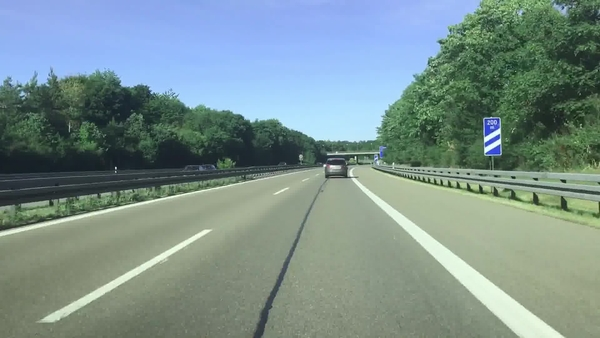
#> input picture Robot Code/Lane Detection/Assets/Road.jpg, 600 x 338 px, given in place of Lanes.mp4, which was not available
$ python Lane_Detection.py   (older library calls are emulated)
#> lines starting #> are read from the running program, lines starting #| are printed output that depends on the picture; after the words box and inside, x2 and y2 are one past the last pixel; in counts of white or black regions, pixels touching at a corner belong together; pictures that were not available may be replaced by others from this repository, and a replacement may not be noted
import numpy as np
import cv2


#Raw video in
img = cv2.VideoCapture("Robot Code\Lane Detection\Assets\Lanes.mp4")

while True :
    # Setting basic parameters
    _, frame = img.read()
#> frame is the input picture: shape (338, 600, 3); mean B, G, R 141.2, 144.2, 122.8
    frame = cv2.resize(frame, (600, 338))
    size = frame.shape[::-1][1:]
#> size = (600, 338)
    width = int(img.get(3))
    height = int(img.get(4))

    #Isolating lanes
    #Converting the video frame from BGR (blue, green, red) color space to HLS (hue, saturation, lightness)
    hls = cv2.cvtColor(frame, cv2.COLOR_BGR2HLS)
#> hls: shape (338, 600, 3); mean of channels 0, 1, 2 68.7, 137.6, 81.8
    #Performing Sobel edge detection on the L (lightness) channel of the image
    _, sobel = cv2.threshold(hls[:, :, 1], 120, 255, cv2.THRESH_BINARY)
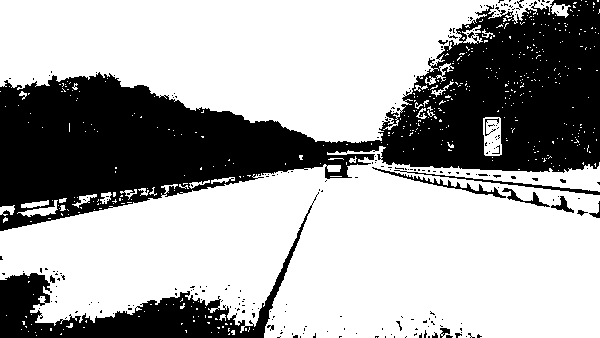
#> sobel: shape (338, 600); 65.7% white; 244 black regions (227 under 20 px), largest, box (x1, y1, x2, y2) and area: (0, 0, 600, 231) 58218, (0, 192, 319, 338) 8935, (394, 170, 600, 195) 471
    sobel = cv2.GaussianBlur(sobel, (3, 3), 0)
    xy = np.sqrt(np.absolute(cv2.Sobel(sobel, cv2.CV_64F, 0, 1, 3)) ** 2 + np.absolute(cv2.Sobel(sobel, cv2.CV_64F, 0, 1, 3)) ** 2)
    binary = np.ones_like(xy)
    binary[(xy >= 110) & (xy <= 255)] = 0
    #Performing binary thresholding on the S (saturation) channel of the video frame.
    _, s_binary = cv2.threshold(hls[:, :, 2], 70, 255, cv2.THRESH_BINARY)
#> s_binary: shape (338, 600); 27.5% white; 810 white regions (782 under 20 px), largest, box (x1, y1, x2, y2) and area: (0, 0, 482, 142) 45882, (353, 179, 564, 338) 3729, (385, 174, 600, 226) 1010
    #Performing binary thresholding on the R (red) channel of the original BGR video frame.
    _, r_binary = cv2.threshold(frame[:, :, 2], 120, 255, cv2.THRESH_BINARY)
#> r_binary: shape (338, 600); 64% white; 187 black regions (172 under 20 px), largest, box (x1, y1, x2, y2) and area: (0, 0, 600, 231) 61560, (0, 186, 322, 338) 8776, (372, 167, 574, 213) 863
    #Performing a bitwise AND operation to reduce noise in the image
    rs_binary = cv2.bitwise_and(s_binary, r_binary)
#> rs_binary: shape (338, 600); 25.9% white; 96 white regions (84 under 20 px), largest, box (x1, y1, x2, y2) and area: (0, 0, 482, 142) 45760, (353, 179, 564, 338) 3729, (62, 230, 211, 313) 903
    thresh = cv2.bitwise_or(rs_binary, binary.astype(np.uint8))

    #Defining and plotting a region of intrest
    roi_points = np.float32(
        [
            (245, 184),  # Top-left corner
            (0, 300),  # Bottom-left corner
            (575, 337),  # Bottom-right corner
            (371, 184),  # Top-right corner
        ]
    )
    frame = cv2.polylines(frame, np.int32([roi_points]), True, (147, 20, 255), 3)
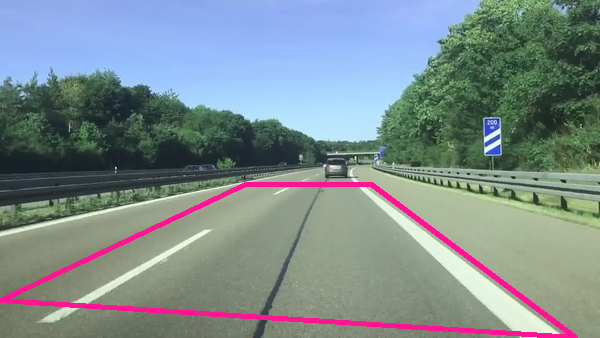
#> frame: shape (338, 600, 3); 3.04% of pixels changed, all inside (x1, y1, x2, y2) = (0, 182, 578, 338)
    desired_roi_points = np.float32(
    [
        [0.25 * width, 0],  # Top-left corner
        [0.25 * width, size[1]],  # Bottom-left corner
        [size[0] - 0.25 * width, size[1],],  # Bottom-right corner
        [size[0] - 0.25 * width, 0],  # Top-right corner
    ]
    )

    #Wraping image to get a birds eye view
    trans_matrix = cv2.getPerspectiveTransform(roi_points, desired_roi_points)
    inv_trans_matrix = cv2.getPerspectiveTransform(desired_roi_points, roi_points)
    warped_frame = cv2.warpPerspective(thresh,trans_matrix, size, flags=(cv2.INTER_LINEAR),)
    _, warped_frame= cv2.threshold(warped_frame, 127, 255, cv2.THRESH_BINARY)
#> warped_frame: shape (338, 600); 5.8% white; 12 white regions (1 under 20 px), largest, box (x1, y1, x2, y2) and area: (418, 0, 446, 338) 5038, (0, 68, 88, 268) 2523, (555, 0, 600, 137) 2441
    warped_copy = warped_frame.copy()
    warped_plot = cv2.polylines(warped_copy, np.int32([desired_roi_points]), True, (147, 20, 255), 3,)
    warped_plot = cv2.flip(warped_plot, 1)

    roi = warped_frame[0:338, 150:450]
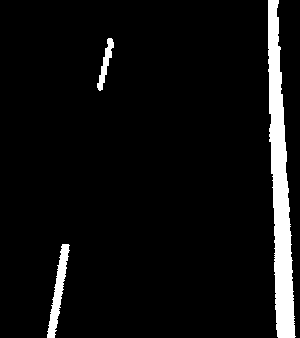
#> roi: shape (338, 300); 6.1% white; 3 white regions, box (x1, y1, x2, y2) and area: (268, 0, 296, 338) 5038, (47, 244, 70, 338) 784, (97, 38, 114, 91) 323
    blank = np.zeros((338, 600), np.uint8)
    blank[0:338, 150:450] = roi
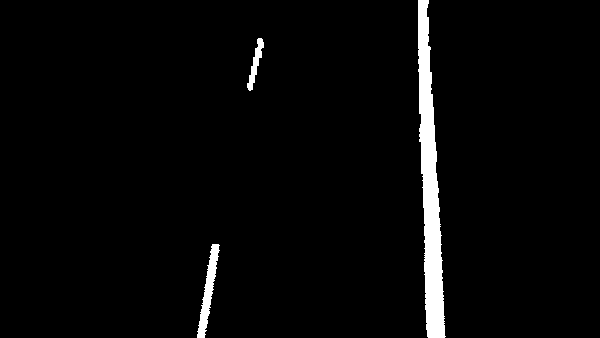
#> blank: shape (338, 600); 3% white; 3 white regions, box (x1, y1, x2, y2) and area: (418, 0, 446, 338) 5038, (197, 244, 220, 338) 784, (247, 38, 264, 91) 323
    warped_frame = blank

    #Creating sliding windows
    #Retrieving histogram data
    histogram = np.sum(warped_frame[int(warped_frame.shape[0] / 2) :, :], axis=0)
#> histogram = 600 values, max 43095 at index 428, min 0 at index 0, mean 1550.4
    #Setting slding window parameters
    no_of_windows = 10
    margin = int((1 / 12) * width)
    minpix = int((1 / 24) * width)

    frame_sliding_window = warped_frame.copy()
    window_height = np.int(warped_frame.shape[0] / no_of_windows)
#> window_height = 33
    nonzero = warped_frame.nonzero()
#> nonzero = 6145 positions, rows 0 to 337, columns 197 to 445
    nonzeroy = np.array(nonzero[0])
#> nonzeroy = 6145 values from 0 to 337
    nonzerox = np.array(nonzero[1])
#> nonzerox = 6145 values, max 445 at index 6119, min 197 at index 5963, mean 392
    left_lane_inds = []
    right_lane_inds = []
    midpoint = np.int(histogram.shape[0] / 2)
#> midpoint = 300
    leftx_base = np.argmax(histogram[:midpoint])
#> leftx_base = 207
    rightx_base = np.argmax(histogram[midpoint:]) + midpoint
#> rightx_base = 428


    for window in range(no_of_windows):
        # Identify window boundaries in x and y (and right and left)
        win_y_low = warped_frame.shape[0] - (window + 1) * window_height
        win_y_high = warped_frame.shape[0] - window * window_height
        win_xleft_low = leftx_base - margin
        win_xleft_high = leftx_base + margin
        win_xright_low = rightx_base - margin
        win_xright_high = rightx_base + margin
        cv2.rectangle(frame_sliding_window, (win_xleft_low, win_y_low), (win_xleft_high, win_y_high), (255, 255, 255), 2,)
        cv2.rectangle(frame_sliding_window, (win_xright_low, win_y_low), (win_xright_high, win_y_high), (255, 255, 255), 2,)

        # Identify the nonzero pixels in x and y within the window
        good_left_inds = ((nonzeroy >= win_y_low) & (nonzeroy < win_y_high) & (nonzerox >= win_xleft_low) & (nonzerox < win_xleft_high)).nonzero()[0]
        good_right_inds = ((nonzeroy >= win_y_low) & (nonzeroy < win_y_high) & (nonzerox >= win_xright_low) & (nonzerox < win_xright_high)).nonzero()[0]

        # Append these indices to the lists
        left_lane_inds.append(good_left_inds)
        right_lane_inds.append(good_right_inds)

        # If you found > minpix pixels, recenter next window on mean position
        if len(good_left_inds) > minpix:
            leftx_base = np.int(np.mean(nonzerox[good_left_inds]))
        if len(good_right_inds) > minpix:
            rightx_base = np.int(np.mean(nonzerox[good_right_inds]))
#> this loop made 10 passes
#> (win_xleft_low, win_xleft_high, win_xright_low, win_xright_high, leftx_base, rightx_base) on passes 1, 2, 3, 8, 9: (157, 257, 378, 478, 203, 434), (153, 253, 384, 484, 208, 433), (158, 258, 383, 483, 213, 432), (163, 263, 376, 476, 250, 425), (200, 300, 375, 475, 256, 423)
#> (win_xleft_low, win_xleft_high, win_xright_low, win_xright_high, rightx_base) on passes 4, 5, 6, 7, 10: (163, 263, 382, 482, 431), (163, 263, 381, 481, 430), (163, 263, 380, 480, 428), (163, 263, 378, 478, 426), (206, 306, 373, 473, 422)
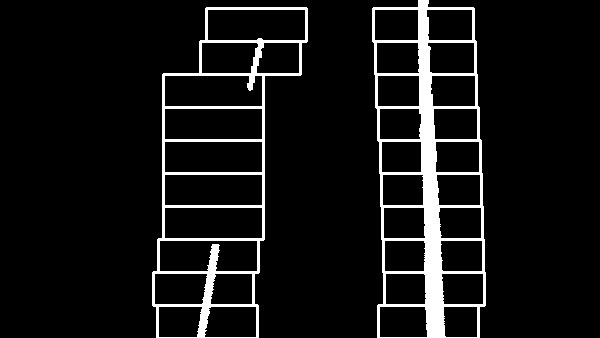
#> frame_sliding_window: shape (338, 600); 7.8% white; 2 white regions, box (x1, y1, x2, y2) and area: (372, 0, 486, 338) 9601, (152, 7, 308, 338) 6162
#> after the loop, left_lane_inds = 10 items; right_lane_inds = 10 items
    # Concatenate the arrays of indices
    left_lane_inds = np.concatenate(left_lane_inds)
#> left_lane_inds = 1107 values, max 6127 at index 274, min 394 at index 1091, mean 3708.5
    right_lane_inds = np.concatenate(right_lane_inds)
#> right_lane_inds = 4954 values, max 6144 at index 606, min 84 at index 4611, mean 2981.2
    # Extract the pixel coordinates for the left and right lane lines
    leftx = nonzerox[left_lane_inds]
#> leftx = 1107 values, max 263 at index 892, min 197 at index 219, mean 221.7
    lefty = nonzeroy[left_lane_inds]
#> lefty = 1107 values, max 337 at index 267, min 38 at index 1091, mean 224.2
    rightx = nonzerox[right_lane_inds]
#> rightx = 4954 values, max 445 at index 589, min 418 at index 4228, mean 429.5
    righty = nonzeroy[right_lane_inds]
#> righty = 4954 values, max 337 at index 590, min 8 at index 4611, mean 188.3
    # Fit a second order polynomial curve to the pixel coordinates for
    # the left and right lane lines
    left_fit = np.polyfit(lefty, leftx, 2)
#> left_fit = [0.000191, -0.275, 271.7]
    right_fit = np.polyfit(righty, rightx, 2)
#> right_fit = [-1.89e-05, 0.0492, 421.1]
    # Store left and right lane pixel indices
    left_lane_inds = (
        nonzerox
        > (
            left_fit[0] * (nonzeroy ** 2)
            + left_fit[1] * nonzeroy
            + left_fit[2]
            - margin
        )
    ) & (
        nonzerox
        < (
            left_fit[0] * (nonzeroy ** 2)
            + left_fit[1] * nonzeroy
            + left_fit[2]
            + margin
        )
    )
    right_lane_inds = (
        nonzerox
        > (
            right_fit[0] * (nonzeroy ** 2)
            + right_fit[1] * nonzeroy
            + right_fit[2]
            - margin
        )
    ) & (
        nonzerox
        < (
            right_fit[0] * (nonzeroy ** 2)
            + right_fit[1] * nonzeroy
            + right_fit[2]
            + margin
        )
    )
    leftx = nonzerox[left_lane_inds]
#> leftx = 1107 values, max 263 at index 28, min 197 at index 1051, mean 221.7
    lefty = nonzeroy[left_lane_inds]
#> lefty = 1107 values from 38 to 337
    rightx = nonzerox[right_lane_inds]
#> rightx = 5038 values, max 445 at index 5020, min 418 at index 0, mean 429.4
    righty = nonzeroy[right_lane_inds]
#> righty = 5038 values from 0 to 337
    left_fit = np.polyfit(lefty, leftx, 2)
    right_fit = np.polyfit(righty, rightx, 2)
#> right_fit = [-1.14e-05, 0.0461, 421.4]
    ploty = np.linspace(
        0, warped_frame.shape[0] - 1, warped_frame.shape[0]
    )
#> ploty = 338 values from 0 to 337
    left_fitx = left_fit[0] * ploty ** 2 + left_fit[1] * ploty + left_fit[2]
#> left_fitx = 338 values, max 271.7 at index 0, min 200.6 at index 337, mean 232.6
    right_fitx = right_fit[0] * ploty ** 2 + right_fit[1] * ploty + right_fit[2]
#> right_fitx = 338 values from 421.4 to 435.6

    #Adding lines to the image
    # Generate an image to draw the lane lines on
    warp_zero = np.zeros_like(warped_frame).astype(np.uint8)
    color_warp = np.dstack((warp_zero, warp_zero, warp_zero))
    # Recast the x and y points into usable format for cv2.fillPoly()
    pts_left = np.array([np.transpose(np.vstack([left_fitx, ploty]))])
#> pts_left = 338 pairs, first value 200.6 to 271.7, second value 0 to 337
    pts_right = np.array(
        [np.flipud(np.transpose(np.vstack([right_fitx, ploty])))]
    )
#> pts_right = 338 pairs, first value 421.4 to 435.6, second value 0 to 337
    pts = np.hstack((pts_left, pts_right))
#> pts = 676 pairs, first value 200.6 to 435.6, second value 0 to 337
    # Draw lane on the warped blank image
    cv2.fillPoly(color_warp, np.int_([pts]), (0, 255, 0))
    # Warp the blank back to original image space using inverse perspective
    # matrix (Minv)
    newwarp = cv2.warpPerspective(
        color_warp,
        inv_trans_matrix,
        (frame.shape[1], frame.shape[0]),
    )
    # Combine the result with the original image
    result = cv2.addWeighted(frame, 1, newwarp, 0.3, 0)
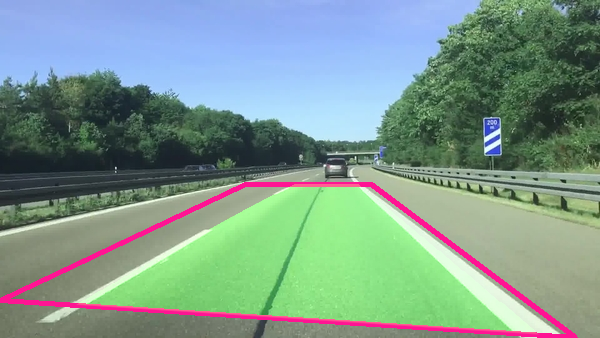
#> result: shape (338, 600, 3); mean B, G, R 141.6, 153, 126.2
    frame_with_lines = result

    # Pixel parameters for x and y dimensions
    YM_PER_PIX = 10.0 / 1000  # meters per pixel in y dimension
    XM_PER_PIX = 3.7 / 781
    # Set the y-value where we want to calculate the road curvature.
    # Select the maximum y-value, which is the bottom of the frame.
    y_eval = np.max(ploty)
#> y_eval = 337
        # Fit polynomial curves to the real world environment
    left_fit_cr = np.polyfit(
        lefty * YM_PER_PIX, leftx * (XM_PER_PIX), 2
    )
#> left_fit_cr = [0.00903, -0.13, 1.29]
    right_fit_cr = np.polyfit(
        righty * YM_PER_PIX, rightx * (XM_PER_PIX), 2
    )
#> right_fit_cr = [-0.000539, 0.0218, 2]
    # Calculate the radii of curvature
    left_curvem = ((1 + (2 * left_fit_cr[0] * y_eval * YM_PER_PIX + left_fit_cr[1]) ** 2) ** 1.5) / np.absolute(2 * left_fit_cr[0])
#> left_curvem = 55.79
    right_curvem = ((1 + (2 * right_fit_cr[0] * y_eval * YM_PER_PIX + right_fit_cr[1]) ** 2) ** 1.5) / np.absolute(2 * right_fit_cr[0])
#> right_curvem = 927.8

    # Get position of car in centimeters
    car_location = frame.shape[1] / 2
#> car_location = 300
    # Fine the x coordinate of the lane line bottom
    height = frame.shape[0]
#> height = 338
    bottom_left = (left_fit[0] * height ** 2 + left_fit[1] * height + left_fit[2])
#> bottom_left = 200.5
    bottom_right = (right_fit[0] * height ** 2 + right_fit[1] * height + right_fit[2])
#> bottom_right = 435.7
    center_lane = (bottom_right - bottom_left) / 2 + bottom_left
#> center_lane = 318.1
    center_offset = ((np.abs(car_location) - np.abs(center_lane)) * XM_PER_PIX * 100)
#> center_offset = -8.56

    cv2.putText(
        frame_with_lines,
        "Curve Radius: "
        + str((left_curvem + right_curvem) / 2)[:7]
        + " m",
        (0,25),
        cv2.FONT_HERSHEY_SIMPLEX,
        1,
        (255, 255, 255),
        2,
        cv2.LINE_AA,
    )
    cv2.putText(
        frame_with_lines,
        "Center Offset: " + str(center_offset)[:7] + " cm",
        (0,50),
        cv2.FONT_HERSHEY_SIMPLEX,
        1,
        (255, 255, 255),
        2,
        cv2.LINE_AA,
    )
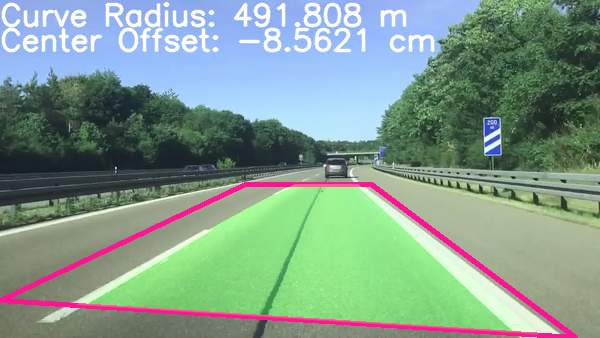
#> frame_with_lines: shape (338, 600, 3); mean B, G, R 141.9, 155.3, 129.5

    cv2.imshow("Final", frame_with_lines)
    cv2.imshow("Warped", warped_frame)
    cv2.imshow("Raw Image", frame)
    cv2.imshow("Threshold", thresh)
    if cv2.waitKey(1) == ord("q"):
#> (key q is pressed here)
        break

img.release()
cv2.destroyAllWindows
